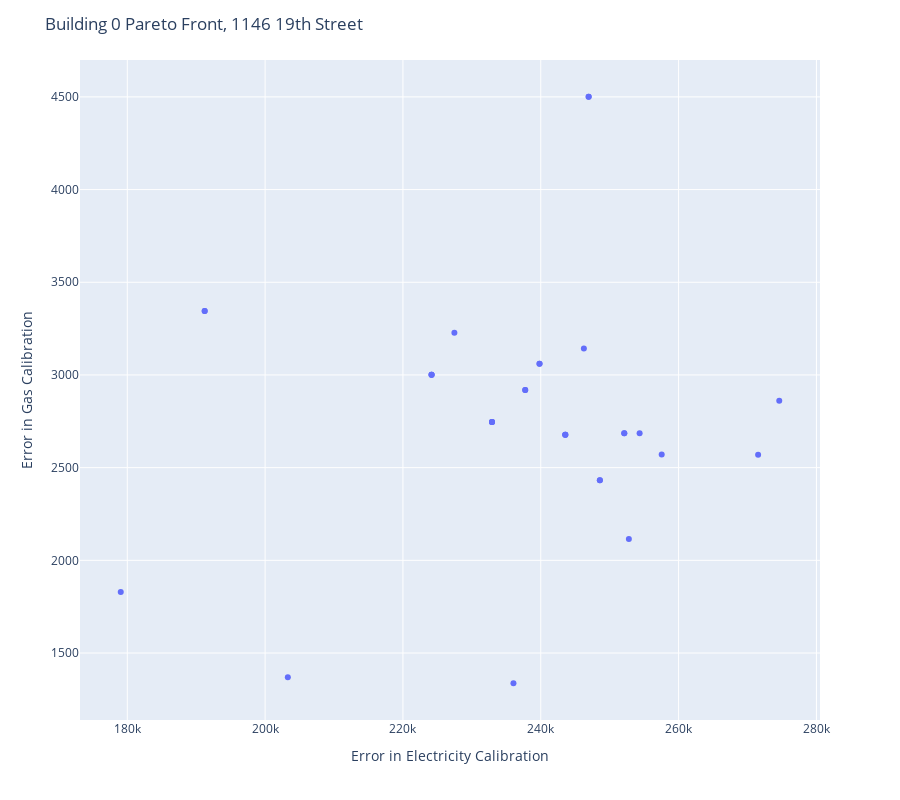
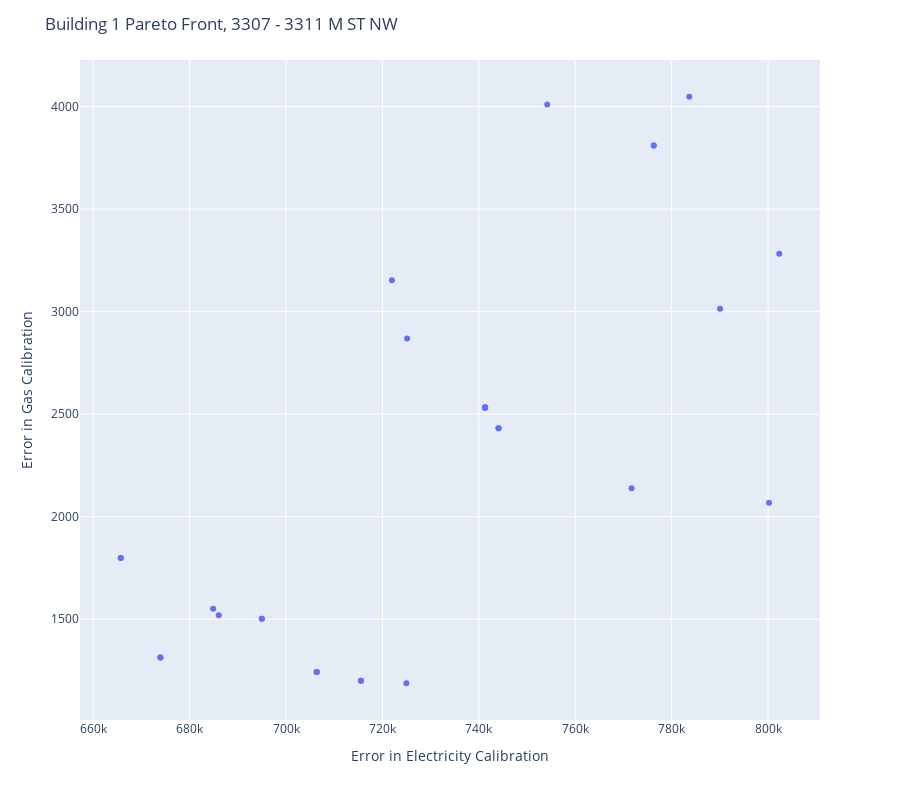
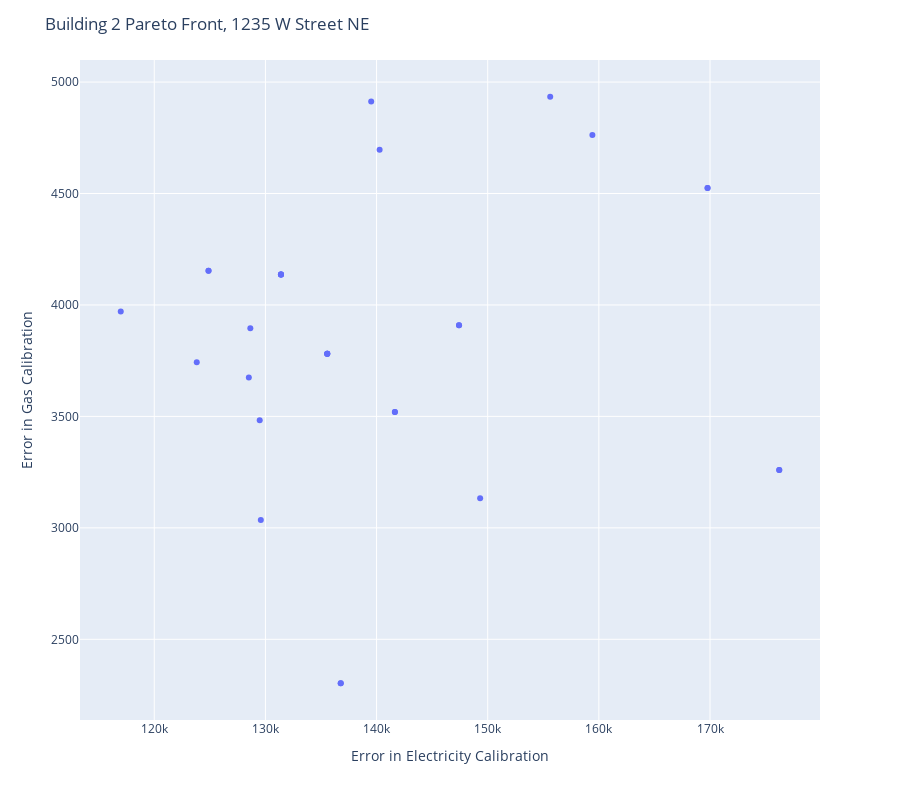

Notebook code for these charts, in order:
### Code cell
for building in BUILDINGS:
    # read in the JSON history data
    history_path = os.path.join(
        'output', f'optimize_{OPTIMIZE_VERSION}', f'building_{building["building_id"]}', 'history.json' 
    )
    data = json.load(open(history_path, 'r'))

    # Convert the historic data into a dataframe
    # "lpd": 15.830236975337932,
    #       "number_of_stories": 2
    #     },
    #     "outputs": {
    #       "electricity_hat": 521594.74259882374,
    #       "gas_hat": 2964.535457082686,
    #       "eui_hat": 44.09521074390874,
    #       "electricity_error": 292496.1574011763,
    #       "gas_error": 2964.535457082686,
    #       "eui_error": 14.904789256091263
    new_data = {
        'index': [], 
        'lpd': [],
        'number_of_stories': [],
        'aspect_ratio': [],
        'hours_of_operation_start': [],
        'hours_of_operation_duration': [],
        'electricity_error': [],
        'gas_error': [],
        'eui_error': [],
        'hover': []
    }
    
    for j in data:
        new_data['index'].append(j['index'])
        new_data['lpd'].append(j['inputs']['lpd'])
        new_data['number_of_stories'].append(j['inputs']['number_of_stories'])
        new_data['aspect_ratio'].append(j['inputs']['aspect_ratio'])
        new_data['hours_of_operation_start'].append(j['inputs']['hours_of_operation_start'])
        new_data['hours_of_operation_duration'].append(j['inputs']['hours_of_operation_duration'])
        new_data['electricity_error'].append(j['outputs']['electricity_error'])
        new_data['gas_error'].append(j['outputs']['gas_error'])
        new_data['eui_error'].append(j['outputs']['eui_error'])
        new_data['hover'].append(f"Index {j['index']}, \n"
                                 f"LPD {j['inputs']['lpd']}, \n"
                                 f"NoS {j['inputs']['number_of_stories']}, \n"
                                 f"AR {j['inputs']['aspect_ratio']}, \n"
                                 f"HoO Start {j['inputs']['hours_of_operation_start']}, \n"
                                 f"HoO Dur {j['inputs']['hours_of_operation_duration']}"
                                )    
    df = pd.DataFrame(new_data)

    # create the inline figure so that we can select which ID to use
    fig = px.scatter(
        df, x="electricity_error", y="gas_error", size_max=60, hover_name='hover'
    )
    
    fig.update_layout(
        height=800,
        title_text=f'Building {building["building_id"]} Pareto Front, {building["building_address"]}',
        xaxis_title_text=f"Error in Electricity Calibration",
        yaxis_title_text='Error in Gas Calibration',
    )
    
    fig.show()
